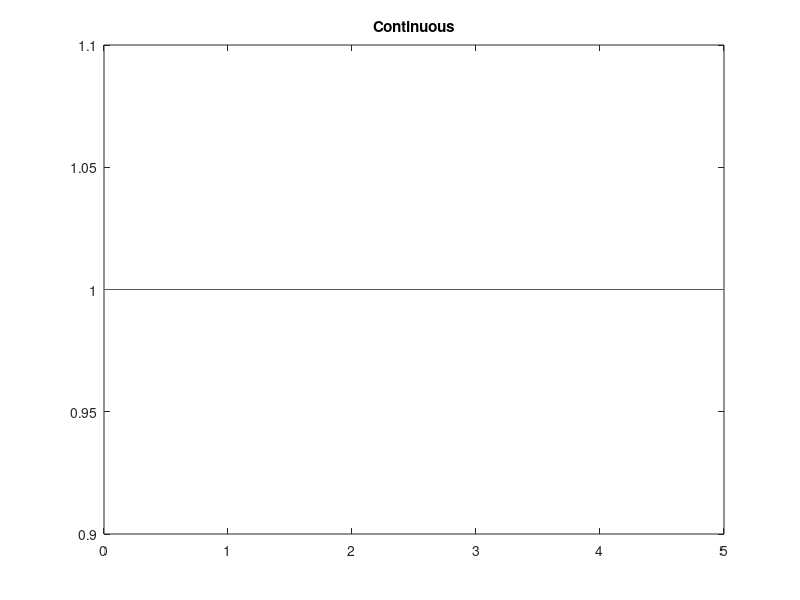

This figure's MATLAB source:
%{
Author: Haruka Kido
EE 314L
Lab 2. Continuous and Discrete Functions in MatLAB
Activity 1: Unit Step - Continuous
September 11, 2021
%}

n=input('Enter the upper limit');
t=0:n;                                    % time range
Mu=[t>=0];                                % unit step signal
plot(t,Mu);                               % plot Mu as a function of t using plot
title('Continuous');